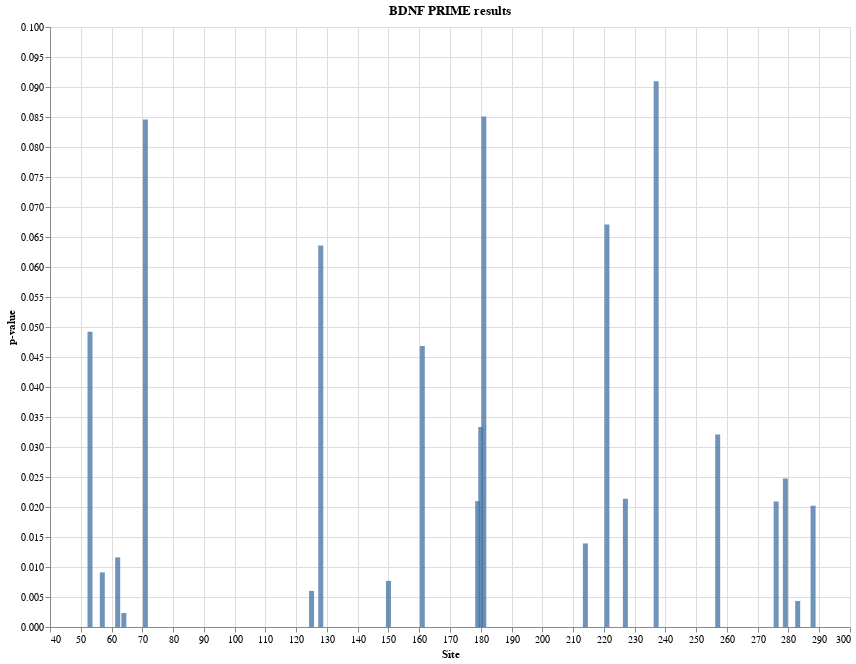

Notebook code for this chart:
### Code cell
source = overall_pvalue_df
bar = alt.Chart(source).mark_bar(opacity=0.8).encode(
    x='Site',
    y='p-value'
).properties(
    width=800,
    height=600,
    title= "BDNF PRIME results")

bar

### Figure 1 — Vega-Lite specification as saved in the notebook (floating-point values rounded to 4 significant figures)
{"config": {"view": {"continuousWidth": 400, "continuousHeight": 300}}, "data": {"name": "data-fbb98ca26256005e268d68224a577e98"}, "mark": {"type": "bar", "opacity": 0.8}, "encoding": {"x": {"type": "quantitative", "field": "Site"}, "y": {"type": "quantitative", "field": "p-value"}}, "height": 600, "title": "BDNF PRIME results", "width": 800, "$schema": "https://vega.github.io/schema/vega-lite/v4.8.1.json", "datasets": {"data-fbb98ca26256005e268d68224a577e98": [{"alpha;": 0.9492, "&beta;": 0.5822, "Total branch length": 12.38, "PRIME LogL": -31.94, "FEL LogL": -39.72, "p-value": 0.0492, "&lambda;1": -0.7921, "p1": 0.4728, "LogL1": -32.2, "&lambda;2": 1.508, "p2": 0.05667, "LogL2": -35.15, "&lambda;3": 1.096, "p3": 0.227, "LogL3": -33.52, "&lambda;4": 0.9255, "p4": 0.6416, "LogL4": -32.43, "&lambda;5": -1.742, "p5": 0.2375, "LogL5": -33.72, "Site": 53}, {"alpha;": 4.85, "&beta;": 1.269, "Total branch length": 72620.0, "PRIME LogL": -30.72, "FEL LogL": -40.02, "p-value": 0.009103, "&lambda;1": 5.795, "p1": 0.03931, "LogL1": -33.79, "&lambda;2": -14.99, "p2": 0.0112, "LogL2": -35.39, "&lambda;3": 0.5487, "p3": 0.8745, "LogL3": -31.02, "&lambda;4": 11.66, "p4": 0.0001155, "LogL4": -39.85, "&lambda;5": 7.01, "p5": 0.6986, "LogL5": -30.79, "Site": 57}, {"alpha;": 1.145, "&beta;": 1.21, "Total branch length": 35170.0, "PRIME LogL": -29.42, "FEL LogL": -38.7, "p-value": 0.0116, "&lambda;1": 3.594, "p1": 0.6179, "LogL1": -29.94, "&lambda;2": 6.206, "p2": 0.003848, "LogL2": -35.25, "&lambda;3": 2.238, "p3": 0.5896, "LogL3": -30.25, "&lambda;4": -15.0, "p4": 0.06882, "LogL4": -32.26, "&lambda;5": 7.92, "p5": 1.0, "LogL5": -29.15, "Site": 62}, {"alpha;": 0.0, "&beta;": 1.201, "Total branch length": 21350.0, "PRIME LogL": -26.42, "FEL LogL": -37.29, "p-value": 0.002339, "&lambda;1": -7.834, "p1": 0.0005717, "LogL1": -34.03, "&lambda;2": 0.7577, "p2": 1.0, "LogL2": -25.57, "&lambda;3": 0.4959, "p3": 1.0, "LogL3": -25.15, "&lambda;4": 14.84, "p4": 0.001701, "LogL4": -32.84, "&lambda;5": -0.7877, "p5": 1.0, "LogL5": -25.23, "Site": 64}, {"alpha;": 2.97, "&beta;": 1.5, "Total branch length": 24.66, "PRIME LogL": -43.86, "FEL LogL": -50.48, "p-value": 0.08459, "&lambda;1": 0.7594, "p1": 0.5383, "LogL1": -44.05, "&lambda;2": -4.84, "p2": 0.112, "LogL2": -46.03, "&lambda;3": 2.323, "p3": 0.1039, "LogL3": -46.53, "&lambda;4": 15.0, "p4": 6.408e-05, "LogL4": -53.55, "&lambda;5": -0.5554, "p5": 0.8436, "LogL5": -44.18, "Site": 71}, {"alpha;": 0.9797, "&beta;": 2.141, "Total branch length": 33960.0, "PRIME LogL": -27.45, "FEL LogL": -37.24, "p-value": 0.006009, "&lambda;1": 15.0, "p1": 0.001055, "LogL1": -34.32, "&lambda;2": -3.652, "p2": 0.007327, "LogL2": -32.05, "&lambda;3": -3.593, "p3": 0.03947, "LogL3": -30.17, "&lambda;4": -4.401, "p4": 0.05625, "LogL4": -29.28, "&lambda;5": 7.117, "p5": 1.328e-09, "LogL5": -47.59, "Site": 125}, {"alpha;": 1.015, "&beta;": 1.752, "Total branch length": 132.9, "PRIME LogL": -44.42, "FEL LogL": -51.89, "p-value": 0.0636, "&lambda;1": 2.02, "p1": 0.2241, "LogL1": -46.01, "&lambda;2": -2.235, "p2": 0.2637, "LogL2": -45.04, "&lambda;3": -0.7436, "p3": 0.2408, "LogL3": -45.62, "&lambda;4": -1.745, "p4": 0.244, "LogL4": -46.36, "&lambda;5": 3.536, "p5": 0.2246, "LogL5": -46.24, "Site": 128}, {"alpha;": 2.405, "&beta;": 1.662, "Total branch length": 7246.0, "PRIME LogL": -45.09, "FEL LogL": -52.95, "p-value": 0.00769, "&lambda;1": -2.832, "p1": 0.01326, "LogL1": -48.78, "&lambda;2": -4.404, "p2": 0.0002107, "LogL2": -53.65, "&lambda;3": -2.774, "p3": 0.0005251, "LogL3": -52.61, "&lambda;4": 15.0, "p4": 0.009107, "LogL4": -49.48, "&lambda;5": 4.25, "p5": 0.007538, "LogL5": -49.92, "Site": 150}, {"alpha;": 2.805, "&beta;": 1.84, "Total branch length": 99720.0, "PRIME LogL": -35.78, "FEL LogL": -42.78, "p-value": 0.04684, "&lambda;1": 15.0, "p1": 0.02588, "LogL1": -39.49, "&lambda;2": 6.866, "p2": 0.3626, "LogL2": -36.68, "&lambda;3": -8.876, "p3": 0.02506, "LogL3": -39.72, "&lambda;4": 0.142, "p4": 1.0, "LogL4": -35.65, "&lambda;5": 8.889, "p5": 1.433e-11, "LogL5": -60.35, "Site": 161}, {"alpha;": 1.378, "&beta;": 3.094, "Total branch length": 29750.0, "PRIME LogL": -34.73, "FEL LogL": -43.32, "p-value": 0.02098, "&lambda;1": 15.0, "p1": 0.1149, "LogL1": -37.13, "&lambda;2": -1.179, "p2": 1.0, "LogL2": -34.6, "&lambda;3": -2.944, "p3": 0.004945, "LogL3": -40.33, "&lambda;4": -0.2163, "p4": 1.0, "LogL4": -34.2, "&lambda;5": 1.863, "p5": 0.1607, "LogL5": -36.6, "Site": 179}, {"alpha;": 3.035, "&beta;": 3.495, "Total branch length": 125900.0, "PRIME LogL": -37.02, "FEL LogL": -45.05, "p-value": 0.03334, "&lambda;1": 1.948, "p1": 0.8895, "LogL1": -37.31, "&lambda;2": -5.821, "p2": 0.6929, "LogL2": -37.94, "&lambda;3": 1.121, "p3": 0.7044, "LogL3": -37.09, "&lambda;4": -8.977, "p4": 0.6103, "LogL4": -37.83, "&lambda;5": 6.034, "p5": 0.0, "LogL5": -96.97, "Site": 180}, {"alpha;": 2.513, "&beta;": 2.139, "Total branch length": 46.09, "PRIME LogL": -73.67, "FEL LogL": -80.57, "p-value": 0.0851, "&lambda;1": 1.155, "p1": 0.4225, "LogL1": -74.46, "&lambda;2": -0.8737, "p2": 0.1537, "LogL2": -75.57, "&lambda;3": -0.6723, "p3": 0.1822, "LogL3": -75.67, "&lambda;4": 2.497, "p4": 0.01964, "LogL4": -78.0, "&lambda;5": 0.2861, "p5": 0.6024, "LogL5": -73.81, "Site": 181}, {"alpha;": 0.5197, "&beta;": 1.593, "Total branch length": 8505.0, "PRIME LogL": -89.35, "FEL LogL": -120.5, "p-value": 2.376e-11, "&lambda;1": -6.964, "p1": 2.198e-11, "LogL1": -113.3, "&lambda;2": 3.203, "p2": 0.002384, "LogL2": -93.96, "&lambda;3": 3.155, "p3": 0.0001543, "LogL3": -97.55, "&lambda;4": 11.06, "p4": 7.763e-09, "LogL4": -107.4, "&lambda;5": -3.316, "p5": 0.0004184, "LogL5": -96.22, "Site": 182}, {"alpha;": 1.497, "&beta;": 0.3914, "Total branch length": 9.51, "PRIME LogL": -55.21, "FEL LogL": -64.28, "p-value": 0.01393, "&lambda;1": -1.558, "p1": 0.4769, "LogL1": -55.9, "&lambda;2": 5.584, "p2": 0.001609, "LogL2": -61.85, "&lambda;3": -2.292, "p3": 0.3362, "LogL3": -56.7, "&lambda;4": 3.851, "p4": 0.4881, "LogL4": -56.18, "&lambda;5": 2.229, "p5": 0.2418, "LogL5": -55.89, "Site": 214}, {"alpha;": 0.296, "&beta;": 0.3239, "Total branch length": 1.263, "PRIME LogL": -36.2, "FEL LogL": -43.6, "p-value": 0.06709, "&lambda;1": -0.4828, "p1": 1.0, "LogL1": -36.19, "&lambda;2": 6.019, "p2": 0.267, "LogL2": -38.06, "&lambda;3": -0.4695, "p3": 1.0, "LogL3": -36.18, "&lambda;4": 1.049, "p4": 1.0, "LogL4": -36.16, "&lambda;5": -0.07601, "p5": 1.0, "LogL5": -36.17, "Site": 221}, {"alpha;": 0.6493, "&beta;": 0.3977, "Total branch length": 17.29, "PRIME LogL": -65.85, "FEL LogL": -74.62, "p-value": 0.02137, "&lambda;1": 0.8195, "p1": 1.0, "LogL1": -65.79, "&lambda;2": -1.297, "p2": 0.08984, "LogL2": -68.65, "&lambda;3": -1.238, "p3": 1.0, "LogL3": -65.69, "&lambda;4": 1.282, "p4": 1.0, "LogL4": -66.05, "&lambda;5": 1.628, "p5": 0.5392, "LogL5": -66.97, "Site": 227}, {"alpha;": 0.6738, "&beta;": 0.9162, "Total branch length": 27.39, "PRIME LogL": -83.01, "FEL LogL": -89.55, "p-value": 0.09096, "&lambda;1": 1.834, "p1": 0.1034, "LogL1": -85.25, "&lambda;2": 1.674, "p2": 0.09108, "LogL2": -84.44, "&lambda;3": 1.345, "p3": 0.09089, "LogL3": -85.01, "&lambda;4": -1.292, "p4": 0.07817, "LogL4": -86.09, "&lambda;5": -2.155, "p5": 0.08145, "LogL5": -85.9, "Site": 237}, {"alpha;": 3.172, "&beta;": 0.3487, "Total branch length": 69.69, "PRIME LogL": -103.0, "FEL LogL": -111.1, "p-value": 0.03207, "&lambda;1": 15.0, "p1": 0.01498, "LogL1": -107.6, "&lambda;2": -5.143, "p2": 0.04185, "LogL2": -106.3, "&lambda;3": -2.983, "p3": 0.4352, "LogL3": -103.8, "&lambda;4": 0.5148, "p4": 0.8117, "LogL4": -103.1, "&lambda;5": 7.33, "p5": 0.5351, "LogL5": -103.9, "Site": 257}, {"alpha;": 1.067, "&beta;": 0.4791, "Total branch length": 18.44, "PRIME LogL": -81.71, "FEL LogL": -90.51, "p-value": 0.02092, "&lambda;1": -0.2689, "p1": 1.0, "LogL1": -81.71, "&lambda;2": -0.3217, "p2": 1.0, "LogL2": -81.71, "&lambda;3": 7.754, "p3": 0.04913, "LogL3": -85.05, "&lambda;4": 10.49, "p4": 1.0, "LogL4": -81.86, "&lambda;5": -4.993, "p5": 0.831, "LogL5": -82.51, "Site": 276}, {"alpha;": 4.661, "&beta;": 1.467, "Total branch length": 21.44, "PRIME LogL": -155.7, "FEL LogL": -163.8, "p-value": 0.02476, "&lambda;1": -0.09285, "p1": 0.8282, "LogL1": -155.7, "&lambda;2": 0.9654, "p2": 0.04272, "LogL2": -158.7, "&lambda;3": -0.6561, "p3": 0.001548, "LogL3": -162.4, "&lambda;4": -0.4548, "p4": 0.4065, "LogL4": -156.5, "&lambda;5": 0.8257, "p5": 0.005492, "LogL5": -161.0, "Site": 279}, {"alpha;": 1.221, "&beta;": 1.401, "Total branch length": 15.11, "PRIME LogL": -115.8, "FEL LogL": -126.0, "p-value": 0.00434, "&lambda;1": 0.3403, "p1": 1.0, "LogL1": -116.0, "&lambda;2": 1.458, "p2": 0.0154, "LogL2": -119.7, "&lambda;3": -1.611, "p3": 0.0004392, "LogL3": -123.7, "&lambda;4": 0.4063, "p4": 0.5651, "LogL4": -116.0, "&lambda;5": 1.953, "p5": 0.0008234, "LogL5": -122.9, "Site": 283}, {"alpha;": 0.5243, "&beta;": 0.2734, "Total branch length": 74690.0, "PRIME LogL": -43.41, "FEL LogL": -52.25, "p-value": 0.02021, "&lambda;1": 4.341, "p1": 1.0, "LogL1": -43.26, "&lambda;2": 14.14, "p2": 0.02321, "LogL2": -47.42, "&lambda;3": 1.881, "p3": 0.6201, "LogL3": -44.21, "&lambda;4": -0.4406, "p4": 1.0, "LogL4": -43.43, "&lambda;5": -8.125, "p5": 0.2483, "LogL5": -45.15, "Site": 288}]}}
